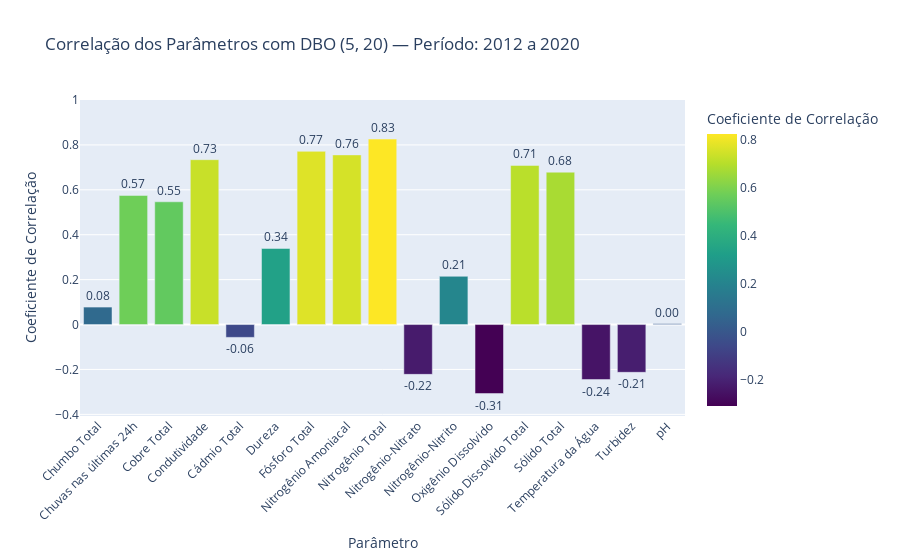

Notebook cell for this chart:
### Code cell
# ====================================================================
#        GRÁFICO DE INFLUENCIADORES - DBO (5, 20) | 2012 a 2020
# ====================================================================

import pandas as pd
import plotly.express as px

# Caminho relativo do arquivo Excel (coloque o arquivo na pasta 'dados' do repositório)
arquivo = 'dados/TIET04200.xlsx'

# Leitura da aba "Analise"
df = pd.read_excel(arquivo, sheet_name="Analise")

# Converter coluna Data para datetime e filtrar entre 2012 e 2020
df['Data'] = pd.to_datetime(df['Data'], dayfirst=True)
df = df[(df['Data'] >= '2012-01-01') & (df['Data'] <= '2019-12-31')]

# Pivotar para ter Data no índice e parâmetros nas colunas
df_pivot = df.pivot(index='Data', columns='Parametro', values='Valor')

# Calcular correlação com o parâmetro alvo "DBO (5, 20)"
corr = df_pivot.corr()['DBO (5, 20)'].drop('DBO (5, 20)').dropna()

# Preparar DataFrame para o gráfico
df_corr = corr.reset_index()
df_corr.columns = ['Parametro', 'Correlacao']

# Plot interativo com Plotly Express
fig = px.bar(
    df_corr,
    x='Parametro',
    y='Correlacao',
    title='Correlação dos Parâmetros com DBO (5, 20) — Período: 2012 a 2019',
    labels={'Correlacao': 'Coeficiente de Correlação', 'Parametro': 'Parâmetro'},
    color='Correlacao',
    color_continuous_scale='Viridis',
    text=df_corr['Correlacao'].apply(lambda x: f"{x:.2f}")
)

fig.update_traces(textposition='outside')
fig.update_layout(
    xaxis_tickangle=-45,
    uniformtext_minsize=10,
    uniformtext_mode='hide',
    yaxis=dict(range=[min(df_corr['Correlacao']) - 0.1, 1])
)

fig.show()

### Figure 1 — Plotly figure (JSON) as saved in the notebook; plotly's stock layout.template omitted (floating-point values rounded to 4 significant figures)
{"data": [{"hovertemplate": "Parâmetro=%{x}<br>Coeficiente de Correlação=%{marker.color}<br>text=%{text}<extra></extra>", "legendgroup": "", "marker": {"color": [0.0778, 0.5749, 0.5467, 0.7342, -0.05721, 0.3389, 0.7714, 0.7555, 0.8261, -0.2219, 0.2148, -0.3073, 0.7087, 0.6786, -0.2449, -0.2128, 0.003983], "coloraxis": "coloraxis", "pattern": {"shape": ""}}, "name": "", "orientation": "v", "showlegend": false, "text": ["0.08", "0.57", "0.55", "0.73", "-0.06", "0.34", "0.77", "0.76", "0.83", "-0.22", "0.21", "-0.31", "0.71", "0.68", "-0.24", "-0.21", "0.00"], "textposition": "outside", "type": "bar", "x": ["Chumbo Total", "Chuvas nas últimas 24h", "Cobre Total", "Condutividade", "Cádmio Total", "Dureza", "Fósforo Total", "Nitrogênio Amoniacal", "Nitrogênio Total", "Nitrogênio-Nitrato", "Nitrogênio-Nitrito", "Oxigênio Dissolvido", "Sólido Dissolvido Total", "Sólido Total", "Temperatura da Água", "Turbidez", "pH"], "xaxis": "x", "y": [0.0778, 0.5749, 0.5467, 0.7342, -0.05721, 0.3389, 0.7714, 0.7555, 0.8261, -0.2219, 0.2148, -0.3073, 0.7087, 0.6786, -0.2449, -0.2128, 0.003983], "yaxis": "y"}], "layout": {"barmode": "relative", "coloraxis": {"colorbar": {"title": {"text": "Coeficiente de Correlação"}}, "colorscale": [[0, "#440154"], [0.1111, "#482878"], [0.2222, "#3e4989"], [0.3333, "#31688e"], [0.4444, "#26828e"], [0.5556, "#1f9e89"], [0.6667, "#35b779"], [0.7778, "#6ece58"], [0.8889, "#b5de2b"], [1, "#fde725"]]}, "legend": {"tracegroupgap": 0}, "title": {"text": "Correlação dos Parâmetros com DBO (5, 20) — Período: 2012 a 2020"}, "uniformtext": {"minsize": 10, "mode": "hide"}, "xaxis": {"anchor": "y", "domain": [0, 1], "tickangle": -45, "title": {"text": "Parâmetro"}}, "yaxis": {"anchor": "x", "domain": [0, 1], "range": [-0.4073, 1], "title": {"text": "Coeficiente de Correlação"}}}}
